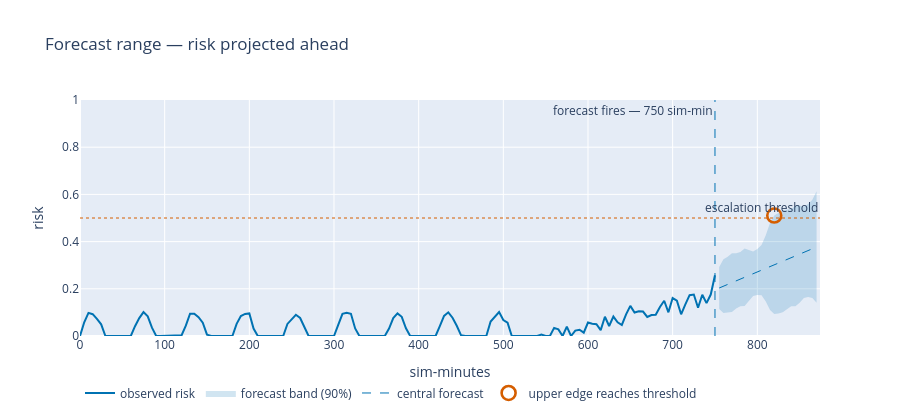

The notebook cell this image was saved under:
### Markdown cell above
## §6 — Forecast cone

### Plain
Don't just watch the risk — **extrapolate it**. STYX fits the recent slope of the risk
and projects it forward as a cone: a central guess plus an honest band of uncertainty.
The moment even the *optimistic* (upper) edge of that band would reach the escalation
line, STYX raises a forecast flag — acting on a credible worst case before it arrives.

### Dev
Reuses the forecast builder end-to-end: the projection is `styx.forecast.project(risk,
t, now_idx, band)` and the figure is `styx.viz.cone.cone_figure`. Inputs are the
already-computed `ctx.risk` and the cohort conformal `ctx.band` (from `build_context`);
nothing is re-fit here. The cone is anchored at the forecast fire-time (`fire.forecast_min`)
so the rendered "now" is the instant the band's upper edge first reaches threshold.

### Tech
The projection is a **degree-1 least-squares fit on the trailing `FORECAST_WINDOW` = 12
samples** (60 sim-min), extended over the horizon. The band half-widths are the
**(1 − α) = 90th-percentile of absolute residuals, pooled across the cohort** (a single
marginal `conformal_band`, computed once). Crucial honesty point: the empirical coverage
(**0.915**, computed live below) is **pooled / marginal** — it holds on average over the
calibration cohort, and is **not** a per-patient guarantee; an individual cone can under- or
over-cover. The band is also marginal (not conditional on the current state), so it widens
uniformly with the horizon rather than adapting to local volatility.

### Code cell
from styx.forecast import project  # noqa: E402
from styx.viz.cone import cone_figure  # noqa: E402
from styx.viz.waterline import waterline_figure  # noqa: E402

_fi = int(np.searchsorted(p.t_min, fire.forecast_min))  # sample index of the forecast fire-time
cone = project(ctx.risk, p.t_min, _fi, ctx.band)        # reuse the forecast projection (no re-fit)
fig6 = cone_figure(p.t_min, ctx.risk, cone, ctx.threshold, now_idx=_fi)

# mark where the band's upper (optimistic) edge first reaches the threshold
_up = np.flatnonzero(cone.upper >= ctx.threshold)
if _up.size:
    _h = int(_up[0])
    fig6.add_trace(go.Scatter(
        x=[float(cone.t_fore[_h])], y=[float(cone.upper[_h])], mode="markers",
        name="upper edge reaches threshold",
        marker=dict(size=14, symbol="circle-open", color=pal.THRESHOLD, line=dict(width=2.6))))
fig6.add_vline(x=fire.forecast_min, line=dict(color=pal.RISK, width=1, dash="dash"),
               annotation_text=f"forecast fires — {fire.forecast_min:.0f} sim-min",
               annotation_position="top left")
fig6.write_html(str(_root / "outputs" / "10_s6_forecast_cone.html"))
print(f"§6 forecast fires at {fire.forecast_min:.0f} sim-min "
      f"(upper edge of the 90% pooled band reaches threshold {ctx.threshold:.1f})")
fig6

### Figure 1 — Plotly figure (JSON) as saved in the notebook; plotly's stock layout.template omitted (floating-point values rounded to 4 significant figures; data arrays with more than 128 entries replaced by an {"elided": "..."} marker saying what was removed)
{"data": [{"line": {"color": "#0072B2", "width": 2}, "mode": "lines", "name": "observed risk", "type": "scatter", "x": {"elided": "151 float values"}, "y": {"elided": "151 float values"}}, {"fill": "toself", "fillcolor": "rgba(0,114,178,0.18)", "hoverinfo": "skip", "line": {"width": 0}, "name": "forecast band (90%)", "type": "scatter", "x": [755.0, 760.0, 765.0, 770.0, 775.0, 780.0, 785.0, 790.0, 795.0, 800.0, 805.0, 810.0, 815.0, 820.0, 825.0, 830.0, 835.0, 840.0, 845.0, 850.0, 855.0, 860.0, 865.0, 870.0, 870.0, 865.0, 860.0, 855.0, 850.0, 845.0, 840.0, 835.0, 830.0, 825.0, 820.0, 815.0, 810.0, 805.0, 800.0, 795.0, 790.0, 785.0, 780.0, 775.0, 770.0, 765.0, 760.0, 755.0], "y": [0.2927, 0.3247, 0.336, 0.3503, 0.3511, 0.3563, 0.3704, 0.3638, 0.3582, 0.3688, 0.3857, 0.427, 0.4784, 0.5103, 0.5228, 0.533, 0.5362, 0.538, 0.5521, 0.5532, 0.5477, 0.5588, 0.5776, 0.6137, 0.1404, 0.1615, 0.1651, 0.1612, 0.1405, 0.1265, 0.1256, 0.1123, 0.1003, 0.09547, 0.09281, 0.1097, 0.146, 0.1722, 0.1739, 0.1694, 0.1488, 0.127, 0.1261, 0.1161, 0.1019, 0.101, 0.09724, 0.1142]}, {"line": {"color": "#0072B2", "dash": "dash", "width": 1}, "mode": "lines", "name": "central forecast", "type": "scatter", "x": [755.0, 760.0, 765.0, 770.0, 775.0, 780.0, 785.0, 790.0, 795.0, 800.0, 805.0, 810.0, 815.0, 820.0, 825.0, 830.0, 835.0, 840.0, 845.0, 850.0, 855.0, 860.0, 865.0, 870.0], "y": [0.2034, 0.211, 0.2185, 0.2261, 0.2336, 0.2412, 0.2487, 0.2563, 0.2638, 0.2714, 0.2789, 0.2865, 0.294, 0.3016, 0.3091, 0.3167, 0.3242, 0.3318, 0.3393, 0.3469, 0.3544, 0.362, 0.3695, 0.3771]}, {"marker": {"color": "#D55E00", "line": {"width": 2.6}, "size": 14, "symbol": "circle-open"}, "mode": "markers", "name": "upper edge reaches threshold", "type": "scatter", "x": [820.0], "y": [0.5103]}], "layout": {"annotations": [{"showarrow": false, "text": "escalation threshold", "x": 1, "xanchor": "right", "xref": "x domain", "y": 0.5, "yanchor": "bottom", "yref": "y"}, {"showarrow": false, "text": "forecast fires — 750 sim-min", "x": 750.0, "xanchor": "right", "xref": "x", "y": 1, "yanchor": "top", "yref": "y domain"}], "height": 420, "legend": {"orientation": "h", "x": 0, "xanchor": "left", "y": -0.18, "yanchor": "top"}, "shapes": [{"line": {"color": "#D55E00", "dash": "dot", "width": 1}, "type": "line", "x0": 0, "x1": 1, "xref": "x domain", "y0": 0.5, "y1": 0.5, "yref": "y"}, {"line": {"color": "#0072B2", "dash": "dash", "width": 1}, "type": "line", "x0": 750.0, "x1": 750.0, "xref": "x", "y0": 0, "y1": 1, "yref": "y domain"}], "showlegend": true, "title": {"text": "Forecast range — risk projected ahead"}, "xaxis": {"title": {"text": "sim-minutes"}}, "yaxis": {"range": [0, 1], "title": {"text": "risk"}}}}
